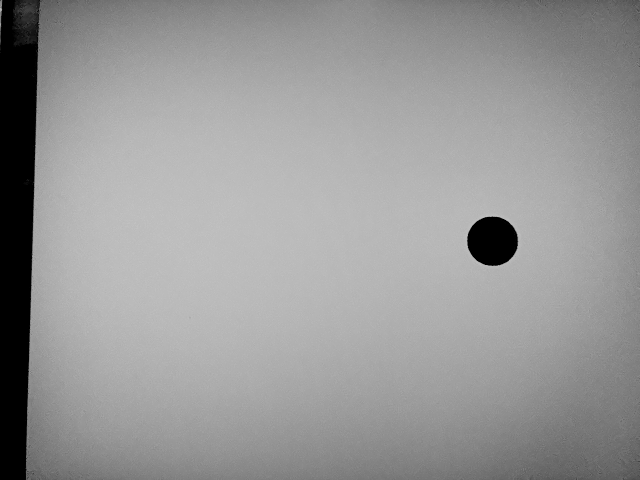
#> input picture Q3/disparity_images/image_left.png, 640 x 480 px
$ jupyter execute Q3.ipynb
#> lines starting #> are read from the running program, lines starting #| are printed output that depends on the picture
[cell 1]
import os
import cv2
import numpy as np
import random
import matplotlib.pyplot as plt

[cell 2]
def find_marker_coordinates(image_path):
    # Read the image
#> called with image_path = 'disparity_images/image_left.png'
    image = cv2.imread(image_path, cv2.IMREAD_GRAYSCALE)
#> image is the input picture: shape (480, 640); min 0, max 194, mean 152

    # Setup SimpleBlobDetector parameters
    params = cv2.SimpleBlobDetector_Params()

    # Change thresholds
    params.minThreshold = 0
    params.maxThreshold = 255

    # Filter by Area.
    params.filterByArea = True
    params.minArea = 10  # Adjust this value according to the size of the marker

    # Create a detector with the parameters
    detector = cv2.SimpleBlobDetector_create(params)

    # Detect blobs
    keypoints = detector.detect(image)
#> keypoints = 2 keypoints; (x, y, size): (492, 241, 50.9), (41, 32, 3.9)

    # Convert keypoints to a format that Matplotlib can use
    # Extracting the point positions for plotting
    points = np.array([kp.pt for kp in keypoints]).astype(np.int32)
#> points = [[492, 240], [40, 32]]

    # Plot the image
    fig, ax = plt.subplots()
    ax.imshow(image, cmap='gray')

    # Plot keypoints
    if points.size:
        ax.scatter(points[:, 0], points[:, 1], color='red', s=40)  # s is the size of points

    # Show the image with keypoints
    plt.axis('off')  # Hide axes
    plt.show()
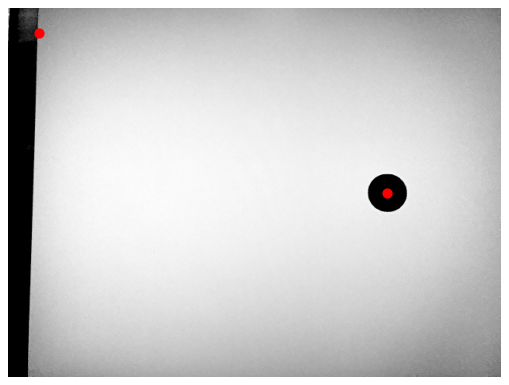
#> figure drawn by matplotlib, 1 panel

    # Get marker coordinates
    if keypoints:
        marker_keypoint = keypoints[0]
#> marker_keypoint = keypoint at (492.1, 240.7), size 50.9
        marker_x = int(marker_keypoint.pt[0])
#> marker_x = 492
        marker_y = int(marker_keypoint.pt[1])
#> marker_y = 240
        return marker_x, marker_y
    else:
        return None, None

[cell 3]
# Find marker coordinates in both images
marker1_x, marker1_y = find_marker_coordinates('disparity_images/image_left.png')
#> marker1_x = 492; marker1_y = 240
print(f'marker 1 coordinates: {(marker1_x, marker1_y)}')
#| marker 1 coordinates: (492, 240)
# marker2_x, marker2_y = find_marker_coordinates('disparity_images/image_2.png')

[cell 4]
# Find marker coordinates in both images
marker2_x, marker2_y = find_marker_coordinates('disparity_images/image_right.png')
#> call 2 of find_marker_coordinates, with image_path = 'disparity_images/image_right.png'
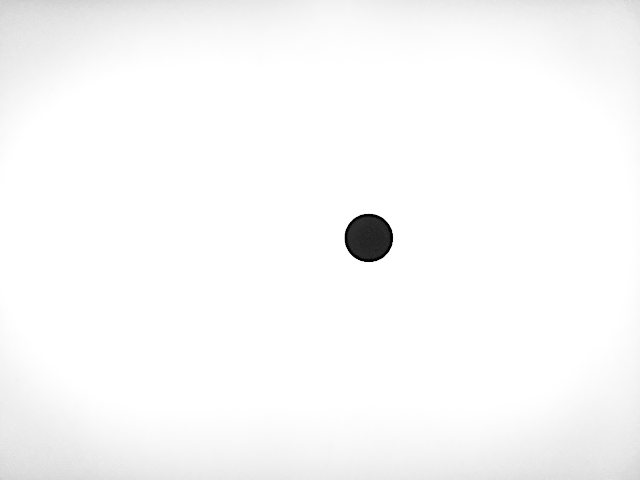
#> input picture Q3/disparity_images/image_right.png, 640 x 480 px
#> in find_marker_coordinates, image is the input picture: shape (480, 640); min 0, max 255, mean 249.5
#> in find_marker_coordinates (call 2), `keypoints = detector.detect(image)`: keypoints = 1 keypoints; (x, y, size): (368, 238, 49.3)
#> in find_marker_coordinates (call 2), `points = np.array([kp.pt for kp in keypoints]).astype(np.int32)`: points = [[368, 237]]
#> in find_marker_coordinates (call 2), `plt.show()`:
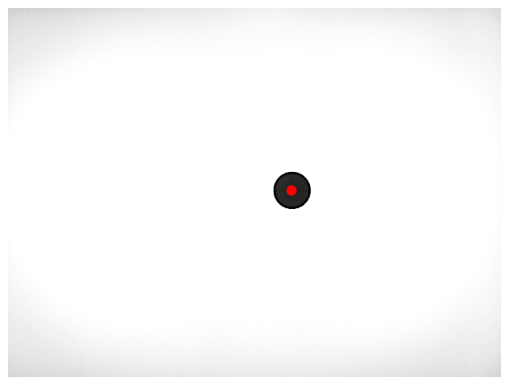
#> figure drawn by matplotlib, 1 panel
#> in find_marker_coordinates (call 2), `marker_keypoint = keypoints[0]`: marker_keypoint = keypoint at (368, 237.7), size 49.3
#> in find_marker_coordinates (call 2), `marker_x = int(marker_keypoint.pt[0])`: marker_x = 368
#> in find_marker_coordinates (call 2), `marker_y = int(marker_keypoint.pt[1])`: marker_y = 237
#> marker2_x = 368; marker2_y = 237
print(f'marker 2 coordinates: {(marker2_x, marker2_y)}')
#| marker 2 coordinates: (368, 237)

[cell 5]
# Display marker coordinates
if marker1_x is not None and marker1_y is not None:
    print("Marker coordinates in image 1: ({}, {})".format(marker1_x, marker1_y))
#| Marker coordinates in image 1: (492, 240)
else:
    print("Marker not found in image 1.")

if marker2_x is not None and marker2_y is not None:
    print("Marker coordinates in image 2: ({}, {})".format(marker2_x, marker2_y))
#| Marker coordinates in image 2: (368, 237)
else:
    print("Marker not found in image 2.")

[cell 6]
# Calibration Matrix from performing camera calibration in HW1:
calibration_matrix = np.array([
    [442.5930392, 0, 294.09394662],
    [0, 441.27421154, 242.95287843],
    [0, 0, 1]
])

# Extract the focal length from the calibration matrix
# Assuming a hypothetical focal length (in pixels)
focal_length = calibration_matrix[0, 0]  # fx

[cell 7]
# Convert T from cm to pixels
print('Actual Depth is: 27.5 cm')
T = 7.5  # Horizontal translation in cm

# Calculate the disparity (horizontal difference) between the marker's positions in the two images
disparity = abs(marker2_x - marker1_x)
#> disparity = 124

# Calculate the distance D using stereo-vision theory (assuming ideal conditions)
# We can use the formula: D = (f * T) / disparity
# Where f is the focal length of the camera (which we assume to be constant for simplicity)

if disparity == 0:
    print("Disparity is zero. The object might be at infinity, or an error in detection occurred.")
else:
    # Calculate the distance D using stereo-vision theory
    # D = (f * T) / disparity
    D = (focal_length * T) / disparity
#> D = 26.77
    print("Depth D estimated using stereo-vision theory: {:.2f} cm".format(D))
#| Depth D estimated using stereo-vision theory: 26.77 cm
